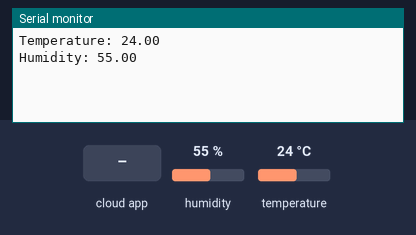
Bench run of a sketch on a simulated Arduino MKR. Shown: the last lines printed to the serial monitor. Inputs (shaded band) come from the test bench; at power-on: humidity 55 %, temperature 24 °C. WiFi joins after 1.5 s; servers stay silent unless stated.

Above: at 4.2 s.
4.3 s: the phone or cloud app sets Temp to 0
9.5 s: the phone or cloud app sets Hum to 0
14.5 s: humidity set to 22 %
At 15.6 s:
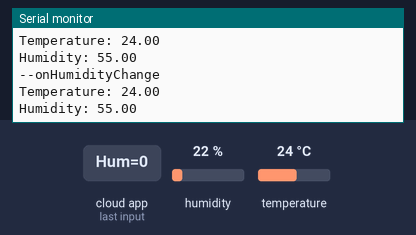
17.3 s: temperature set to 12 °C
At 19.3 s:
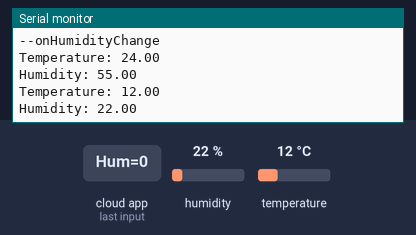
20.1 s: humidity set to 40 %
At 23.7 s:
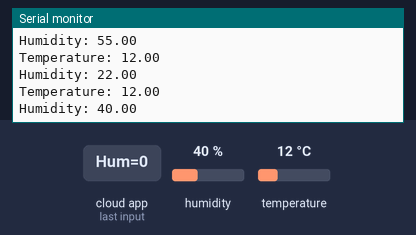
Timing chart, 0 to 23.9 s (numbered marks = the images above; inputs shaded):
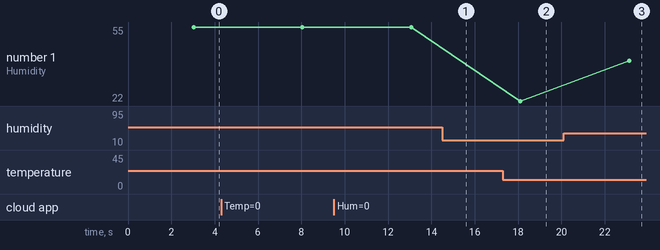

The sketch:

TemperatureSensing.ino
```cpp
#include "thingProperties.h"
#include <DHT.h>
#define DHTPIN 2  // digital pin number
#define DHTTYPE DHT11 // DHT type 11 or 22
DHT dht(DHTPIN, DHTTYPE);


void setup() {
  // Initialize serial and wait for port to open:
  Serial.begin(9600);
  delay(1500);

  dht.begin();
  // This delay gives the chance to wait for a Serial Monitor without blocking if none is found

  // Defined in thingProperties.h
  initProperties();

  // Connect to Arduino IoT Cloud
  ArduinoCloud.begin(ArduinoIoTPreferredConnection);

  setDebugMessageLevel(0);
  ArduinoCloud.printDebugInfo();
}

void loop() {
  ArduinoCloud.update();
  Hum = dht.readHumidity();
  Temp = dht.readTemperature();
  // Your code here

  Serial.println("Temperature: " + String(Temp));
  Serial.println("Humidity: " + String(Hum));
  delay(5000);
}

/*
  Since Temperature is READ_WRITE variable, onRandomTemperatureChange() is
  executed every time a new value is received from IoT Cloud.
*/
void onTemperatureChange()  {
  // Add your code here to act upon Temperature change
  Serial.println("--onTemperatureChange");
}
void onHumidityChange()  {
  // Add your code here to act upon Temperature change
  Serial.println("--onHumidityChange");
}
```

arduino_secrets.h
```cpp
#define SECRET_SSID "MyRepublic 6111";
#define SECRET_OPTIONAL_PASS "9eak8m2s7q"
```

thingProperties.h
```cpp
#include <ArduinoIoTCloud.h>  // LIBRARY NEEDS TO BE INSTALLED
#include <Arduino_ConnectionHandler.h>  // LIBRARY NEEDS TO BE INSTALLED
// Additional LIBRARY: ArduinoHttpClient
#include "arduino_secrets.h"

const char SSID[]     = SECRET_SSID;    // Network SSID (name)
const char PASS[]     = SECRET_OPTIONAL_PASS;    // Network password (use for WPA, or use as key for WEP)

void onTemperatureChange();
void onHumidityChange();

float Temp;
float Hum;

void initProperties(){
  ArduinoCloud.addProperty(Temp, READWRITE, ON_CHANGE, onTemperatureChange);
  ArduinoCloud.addProperty(Hum, READWRITE, ON_CHANGE, onHumidityChange);
}

WiFiConnectionHandler ArduinoIoTPreferredConnection(SSID, PASS);
```

Measured:
- after the input at 17.3 s, the serial monitor: prints a new line after 0.80 s (image 2)
- after the input at 20.1 s, the serial monitor: prints a new line after 3.0 s (image 3)
- plotted number 1: 22 → 40 after the input at 20.1 s
